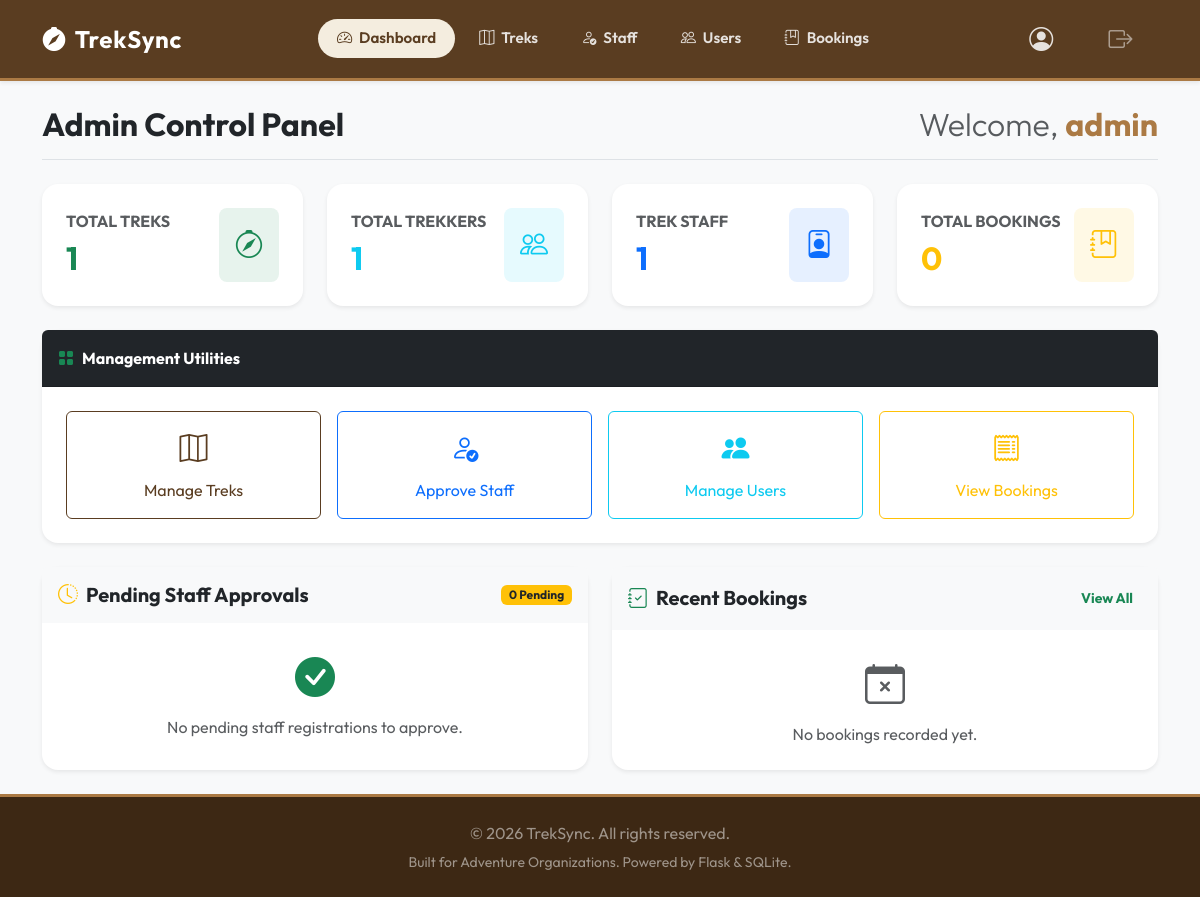
/admin/dashboard (signed in), run on an earlier commit of the app's database.
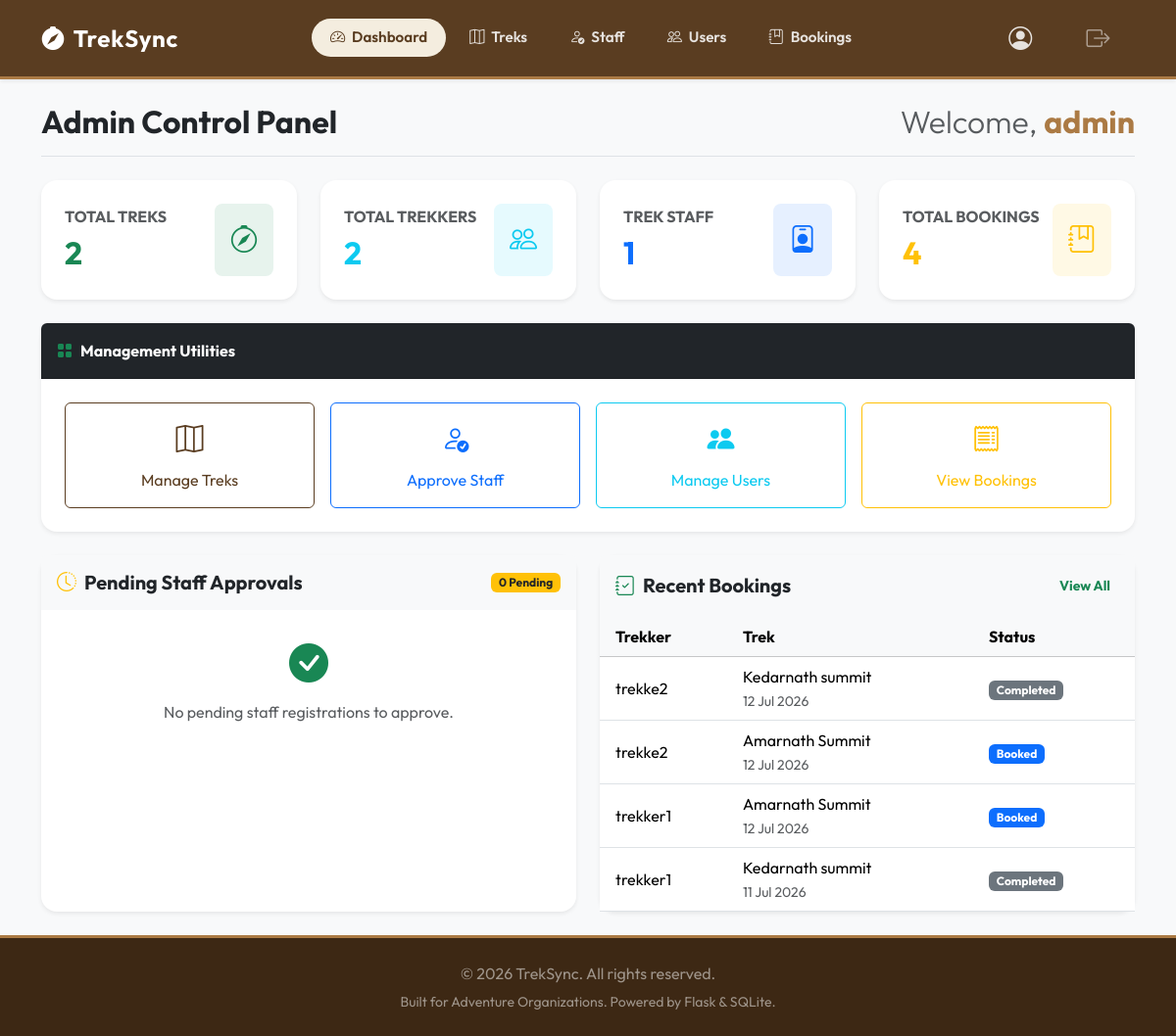
And on a later commit of the database.
### models.py (models this page shows, shortened)
class User(db.Model, UserMixin):
    __tablename__ = 'user'
    id = db.Column(db.Integer, primary_key=True)
    username = db.Column(db.String(80), unique=True, nullable=False)
    email = db.Column(db.String(120), unique=True, nullable=False)
    password_hash = db.Column(db.String(255), nullable=False)
    role = db.Column(db.String(20), nullable=False)  # 'admin', 'staff', 'trekker'
    is_active = db.Column(db.Boolean, default=True)  # Admin can deactivate
    is_blacklisted = db.Column(db.Boolean, default=False)  # Admin can blacklist
    profile = db.relationship('StaffProfile', back_populates='user', uselist=False, cascade="all, delete-orphan")
    bookings = db.relationship('Booking', back_populates='user', cascade="all, delete-orphan")
    assigned_treks = db.relationship('Trek', back_populates='staff', foreign_keys='Trek.staff_id')

class Booking(db.Model):
    __tablename__ = 'booking'
    id = db.Column(db.Integer, primary_key=True)
    user_id = db.Column(db.Integer, db.ForeignKey('user.id'), nullable=False)
    trek_id = db.Column(db.Integer, db.ForeignKey('trek.id'), nullable=False)
    booking_date = db.Column(db.DateTime, default=datetime.utcnow)
    status = db.Column(db.String(20), default='Booked')  # 'Booked', 'Cancelled', 'Completed'
    user = db.relationship('User', back_populates='bookings')
    trek = db.relationship('Trek', back_populates='bookings')

class Trek(db.Model):
    __tablename__ = 'trek'
    id = db.Column(db.Integer, primary_key=True)
    name = db.Column(db.String(100), nullable=False)
    location = db.Column(db.String(100), nullable=False)
    difficulty = db.Column(db.String(20), nullable=False)  # 'Easy', 'Moderate', 'Hard'
    duration = db.Column(db.Integer, nullable=False)  # in days
    max_slots = db.Column(db.Integer, nullable=False)
    available_slots = db.Column(db.Integer, nullable=False)
    staff_id = db.Column(db.Integer, db.ForeignKey('user.id'), nullable=True)  # Assigned staff
    status = db.Column(db.String(20), default='Pending')  # 'Pending', 'Approved', 'Open', 'Closed', 'Completed'
    start_date = db.Column(db.Date, nullable=False)
    end_date = db.Column(db.Date, nullable=False)
    staff = db.relationship('User', back_populates='assigned_treks', foreign_keys=[staff_id])
    bookings = db.relationship('Booking', back_populates='trek', cascade="all, delete-orphan")

### app.py (the view)
@app.route('/admin/dashboard')
@login_required
@admin_required
def admin_dashboard():
    stats = {
        'total_treks': Trek.query.count(),
        'total_trekkers': User.query.filter_by(role='trekker').count(),
        'total_staff': User.query.filter_by(role='staff').count(),
        'total_bookings': Booking.query.count()
    }
    pending_staff = StaffProfile.query.filter_by(status='pending').all()
    recent_bookings = Booking.query.order_by(Booking.booking_date.desc()).limit(5).all()
    trek_stats = db.session.query(
        Trek.name,
        db.func.count(Booking.id)
    ).outerjoin(Booking, (Booking.trek_id == Trek.id) & (Booking.status == 'Booked')).group_by(Trek.id).all()
    trek_labels = [s[0] for s in trek_stats]
    trek_counts = [s[1] for s in trek_stats]
    return render_template(
        'admin/dashboard.html',
        stats=stats,
        pending_staff=pending_staff,
        recent_bookings=recent_bookings,
        trek_labels=trek_labels,
        trek_counts=trek_counts
    )

### templates/admin/dashboard.html (shortened to what this page needs)
{% extends "base.html" %}
{% block content %}
<div class="container">
    <div class="d-flex flex-column flex-md-row justify-content-between align-items-md-center border-bottom pb-3 mb-4 gap-2">
        <h1 class="h2 fw-bold mb-0 text-dark">Admin Control Panel</h1>
        <h2 class="h2 fw-light text-muted mb-0">Welcome, <span class="fw-bold text-accent">{{ current_user.username }}</span></h2>
    </div>
    <div class="row g-4 mb-4">
        <div class="col-md-3">
            <div class="card stat-card treks border-0 h-100 bg-white shadow-sm">
                <div class="card-body d-flex align-items-center justify-content-between p-4">
                    <div>
                        <h6 class="text-muted text-uppercase mb-2 font-size-xs fw-bold">Total Treks</h6>
                        <h2 class="fw-bold mb-0 text-success">{{ stats.total_treks }}</h2>
                    </div>
                    <div class="bg-success bg-opacity-10 p-3 rounded-3 text-success">
                        <i class="bi bi-compass fs-3"></i>
                    </div>
                </div>
            </div>
        </div>
        <div class="col-md-3">
            <div class="card stat-card users border-0 h-100 bg-white shadow-sm">
                <div class="card-body d-flex align-items-center justify-content-between p-4">
                    <div>
                        <h6 class="text-muted text-uppercase mb-2 font-size-xs fw-bold">Total Trekkers</h6>
                        <h2 class="fw-bold mb-0 text-info">{{ stats.total_trekkers }}</h2>
                    </div>
                    <div class="bg-info bg-opacity-10 p-3 rounded-3 text-info">
                        <i class="bi bi-people fs-3"></i>
                    </div>
                </div>
            </div>
        </div>
        <div class="col-md-3">
            <div class="card stat-card staff border-0 h-100 bg-white shadow-sm">
                <div class="card-body d-flex align-items-center justify-content-between p-4">
                    <div>
                        <h6 class="text-muted text-uppercase mb-2 font-size-xs fw-bold">Trek Staff</h6>
                        <h2 class="fw-bold mb-0 text-primary">{{ stats.total_staff }}</h2>
                    </div>
                    <div class="bg-primary bg-opacity-10 p-3 rounded-3 text-primary">
                        <i class="bi bi-person-badge fs-3"></i>
                    </div>
                </div>
            </div>
        </div>
        <div class="col-md-3">
            <div class="card stat-card bookings border-0 h-100 bg-white shadow-sm">
                <div class="card-body d-flex align-items-center justify-content-between p-4">
                    <div>
                        <h6 class="text-muted text-uppercase mb-2 font-size-xs fw-bold">Total Bookings</h6>
                        <h2 class="fw-bold mb-0 text-warning">{{ stats.total_bookings }}</h2>
                    </div>
                    <div class="bg-warning bg-opacity-10 p-3 rounded-3 text-warning">
                        <i class="bi bi-journal-bookmark fs-3"></i>
                    </div>
                </div>
            </div>
        </div>
    </div>
    <div class="card border-0 shadow-sm mb-4">
        <div class="card-header bg-dark text-white fw-bold py-3 rounded-top">
            <i class="bi bi-grid-fill me-2 text-success"></i>Management Utilities
        </div>
        <div class="card-body p-4">
            <div class="row g-3">
                <div class="col-6 col-md-3">
                    <a href="{{ url_for('admin_treks') }}" class="btn btn-outline-success w-100 py-3 d-flex flex-column align-items-center gap-2">
                        <i class="bi bi-map fs-3"></i>
                        <span>Manage Treks</span>
                    </a>
                </div>
                <div class="col-6 col-md-3">
                    <a href="{{ url_for('admin_staff') }}" class="btn btn-outline-primary w-100 py-3 d-flex flex-column align-items-center gap-2">
                        <i class="bi bi-person-check fs-3"></i>
                        <span>Approve Staff</span>
                    </a>
                </div>
                <div class="col-6 col-md-3">
                    <a href="{{ url_for('admin_users') }}" class="btn btn-outline-info w-100 py-3 d-flex flex-column align-items-center gap-2">
                        <i class="bi bi-people-fill fs-3"></i>
                        <span>Manage Users</span>
                    </a>
                </div>
                <div class="col-6 col-md-3">
                    <a href="{{ url_for('admin_bookings') }}" class="btn btn-outline-warning w-100 py-3 d-flex flex-column align-items-center gap-2">
                        <i class="bi bi-receipt fs-3"></i>
                        <span>View Bookings</span>
                    </a>
                </div>
            </div>
        </div>
    </div>
    <div class="row g-4">
        <div class="col-lg-6">
            <div class="card border-0 shadow-sm h-100">
                <div class="card-header bg-light border-0 d-flex justify-content-between align-items-center py-3">
                    <h5 class="fw-bold mb-0 text-dark">
                        <i class="bi bi-clock-history me-2 text-warning"></i>Pending Staff Approvals
                    </h5>
                    <span class="badge bg-warning text-dark">{{ pending_staff|length }} Pending</span>
                </div>
                <div class="card-body p-0">
                    {% if pending_staff %}
                        <div class="table-responsive">
                            <table class="table table-hover align-middle mb-0">
                                <thead class="table-light">
                                    <tr>
                                        <th class="ps-3">Name</th>
                                        <th>Contact Details</th>
                                        <th class="text-end pe-3">Actions</th>
                                    </tr>
                                </thead>
                                <tbody>
                                    {% for staff in pending_staff %}
                                        <tr>
                                            <td class="ps-3 font-semibold">{{ staff.user.username }}</td>
                                            <td>
                                                <small class="text-muted d-block text-truncate" style="max-width: 200px;">
                                                    {{ staff.contact_details or 'No details provided' }}
                                                </small>
                                            </td>
                                            <td class="text-end pe-3">
                                                <form action="{{ url_for('admin_approve_staff', profile_id=staff.id) }}" method="POST" class="d-inline">
                                                    <button type="submit" class="btn btn-sm btn-success me-1"><i class="bi bi-check-lg"></i> Approve</button>
                                                </form>
                                                <form action="{{ url_for('admin_blacklist_staff', profile_id=staff.id) }}" method="POST" class="d-inline">
                                                    <button type="submit" class="btn btn-sm btn-outline-danger"><i class="bi bi-slash-circle"></i> Reject</button>
                                                </form>
                                            </td>
                                        </tr>
                                    {% endfor %}
                                </tbody>
                            </table>
                        </div>
                    {% else %}
                        <div class="p-4 text-center text-muted">
                            <i class="bi bi-check-circle-fill text-success fs-1 mb-2 d-block"></i>
                            No pending staff registrations to approve.
                        </div>
                    {% endif %}
                </div>
            </div>
        </div>
        <div class="col-lg-6">
            <div class="card border-0 shadow-sm h-100">
                <div class="card-header bg-light border-0 d-flex justify-content-between align-items-center py-3">
                    <h5 class="fw-bold mb-0 text-dark">
                        <i class="bi bi-journal-check me-2 text-success"></i>Recent Bookings
                    </h5>
                    <a href="{{ url_for('admin_bookings') }}" class="btn btn-sm btn-link text-success fw-bold text-decoration-none">View All</a>
                </div>
                <div class="card-body p-0">
                    {% if recent_bookings %}
                        <div class="table-responsive">
                            <table class="table table-hover align-middle mb-0">
                                <thead class="table-light">
                                    <tr>
                                        <th class="ps-3">Trekker</th>
                                        <th>Trek</th>
                                        <th>Status</th>
                                    </tr>
                                </thead>
                                <tbody>
                                    {% for booking in recent_bookings %}
                                        <tr>
                                            <td class="ps-3 font-semibold">{{ booking.user.username }}</td>
                                            <td>
                                                <span class="d-block font-semibold">{{ booking.trek.name }}</span>
                                                <small class="text-muted">{{ booking.booking_date.strftime('%d %b %Y') }}</small>
                                            </td>
                                            <td>
                                                <span class="badge text-capitalize
                                                    {% if booking.status == 'booked' or booking.status == 'Booked' %}bg-primary
                                                    {% elif booking.status == 'cancelled' or booking.status == 'Cancelled' %}bg-danger
                                                    {% else %}bg-secondary{% endif %}">
                                                    {{ booking.status }}
                                                </span>
                                            </td>
                                        </tr>
                                    {% endfor %}
                                </tbody>
                            </table>
                        </div>
                    {% else %}
                        <div class="p-4 text-center text-muted">
                            <i class="bi bi-calendar-x fs-1 mb-2 d-block"></i>
                            No bookings recorded yet.
                        </div>
                    {% endif %}
                </div>
            </div>
        </div>
    </div>
</div>
{% endblock %}

What changed in the data, as far as the page shows it:
added Booking: user.username "trekke2", trek.name "Kedarnath summit", booking_date "12 Jul 2026", status "Completed"
added Booking: user.username "trekke2", trek.name "Amarnath Summit", booking_date "12 Jul 2026", status "Booked"
added Booking: user.username "trekker1", trek.name "Amarnath Summit", booking_date "12 Jul 2026", status "Booked"
added Booking: user.username "trekker1", trek.name "Kedarnath summit", booking_date "11 Jul 2026", status "Completed"
Also different on the page:
{{ stats.total_treks }}: "1" → "2"
{{ stats.total_trekkers }}: "1" → "2"
{{ stats.total_bookings }}: "0" → "4"
text no longer shown: "No bookings recorded yet."
text now shown: "Trekker Trek Status"
